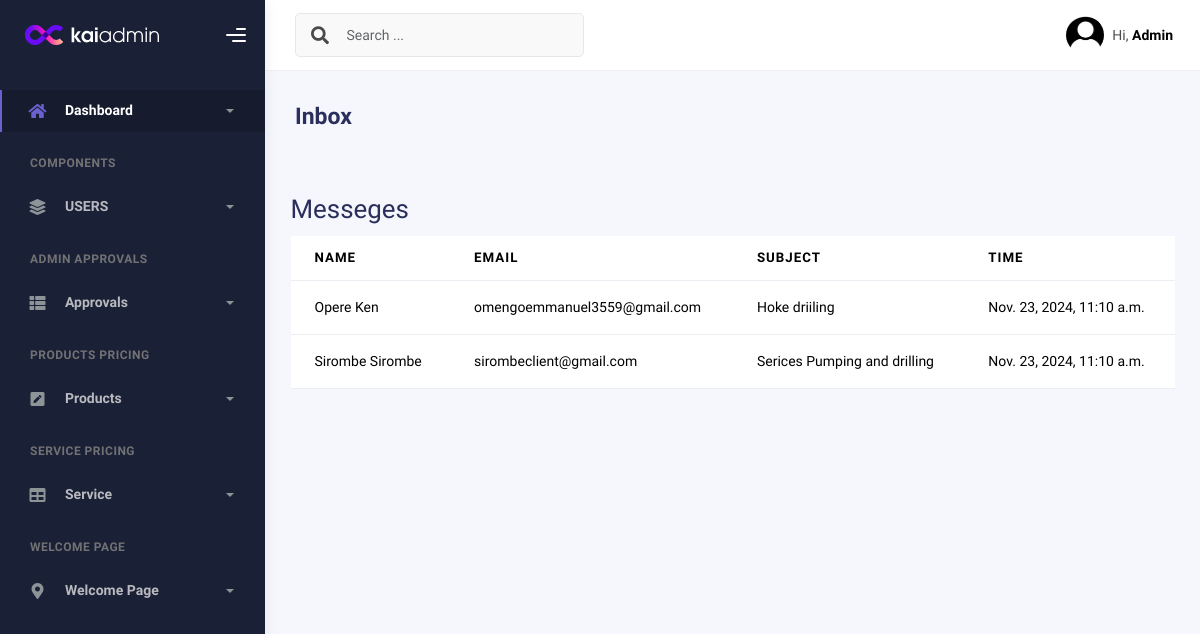
The app's page /new_message, older data.
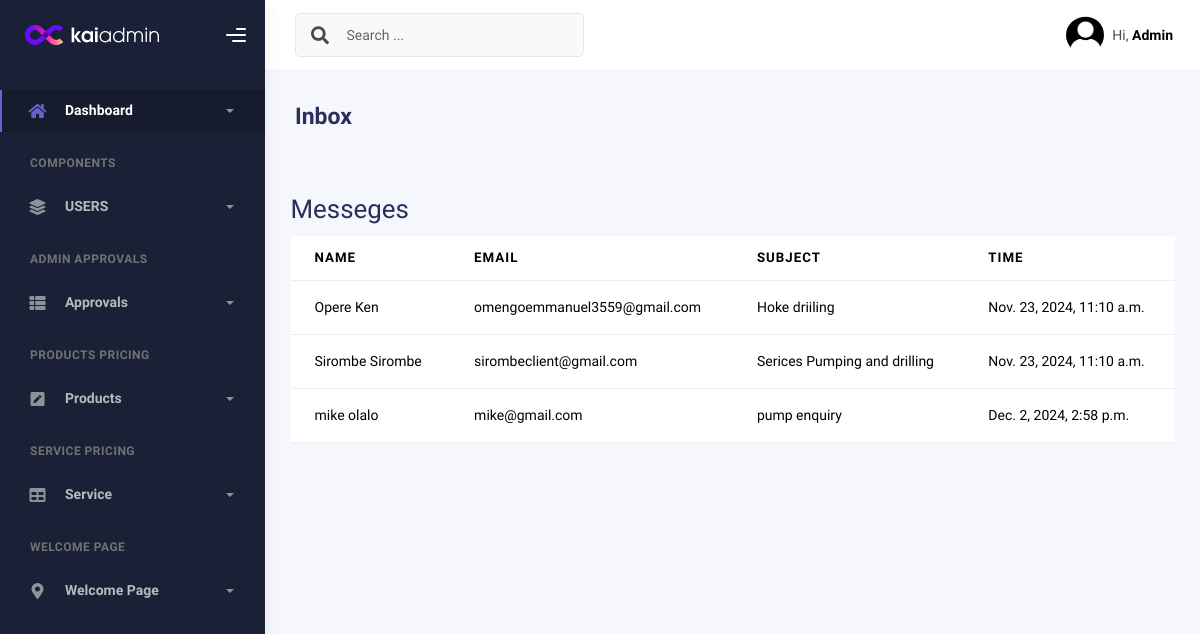
The same page, newer data.
### welcome/models.py (models this page shows, shortened)
class messagess(models.Model):
    fname = models.CharField(max_length=20, null=False, blank=False)
    lname = models.CharField(max_length=20, null=False, blank=False)
    phone = models.IntegerField()
    mail = models.EmailField()
    subject = models.CharField(max_length=50, null=False, blank=False)
    message = models.TextField()
    message_date = models.DateTimeField(auto_now_add=True)

### custom_admin/views.py (the view)
# urls.py: path('new_message', views.new_message, name='new_message'),
def new_message(request):
    megg = messagess.objects.all()
    return render(request, 'admincustom/new_message.html', {'megg': megg})

### custom_admin/templates/admincustom/new_message.html (shortened to what the changed rows need)
{% load static %}
<!DOCTYPE html>
<html lang="en">
<head>
    <link href="https://cdn.jsdelivr.net/npm/bootstrap-icons/font/bootstrap-icons.css" rel="stylesheet">
    <link href="https://cdn.jsdelivr.net/npm/bootstrap@5.3.3/dist/css/bootstrap.min.css" rel="stylesheet"
>
    <link rel="stylesheet" href="{% static 'assets/css/bootstrap.min.css' %}"/>
    <link rel="stylesheet" href="{% static 'assets/css/plugins.min.css' %}"/>
    <link rel="stylesheet" href="{% static 'assets/css/kaiadmin.min.css' %}"/>
</head>
<body>
<div class="wrapper">
    <div class="main-panel">
        <div class="container">
            <div class="page-inner">
                <div class="row">
                    <body>
                    <div class="container my-4">
                        <h2>Messeges</h2>
                        <table class="table table-hover">
                            <thead>
                            <tr>
                                <th>Name</th>
                                <th>Email</th>
                                <th>Subject</th>
                                <th>Time</th>
                            </tr>
                            </thead>
                            <tbody>
                            {% for mes in megg %}
                                <tr class="email-row" data-target="#email1{{ forloop.counter }}">
                                    <td>{{ mes.fname }} {{ mes.lname }}</td>
                                    <td>{{ mes.mail }}</td>
                                    <td>{{ mes.subject }}</td>
                                    <td>{{ mes.message_date }}</td>
                                </tr>
                                <tr id="email1{{ forloop.counter }}" class="email-content">
                                 {% endfor %}
                            </tr>
                            </tbody>
                        </table>
                    </div>
                </div>
            </div>
        </div>
</body>
</html>

Row changes from the older to the newer data that the page shows:
added messagess: fname "mike", lname "olalo", mail "mike@gmail.com", subject "pump enquiry", message_date "Dec. 2, 2024, 2:58 p.m."
